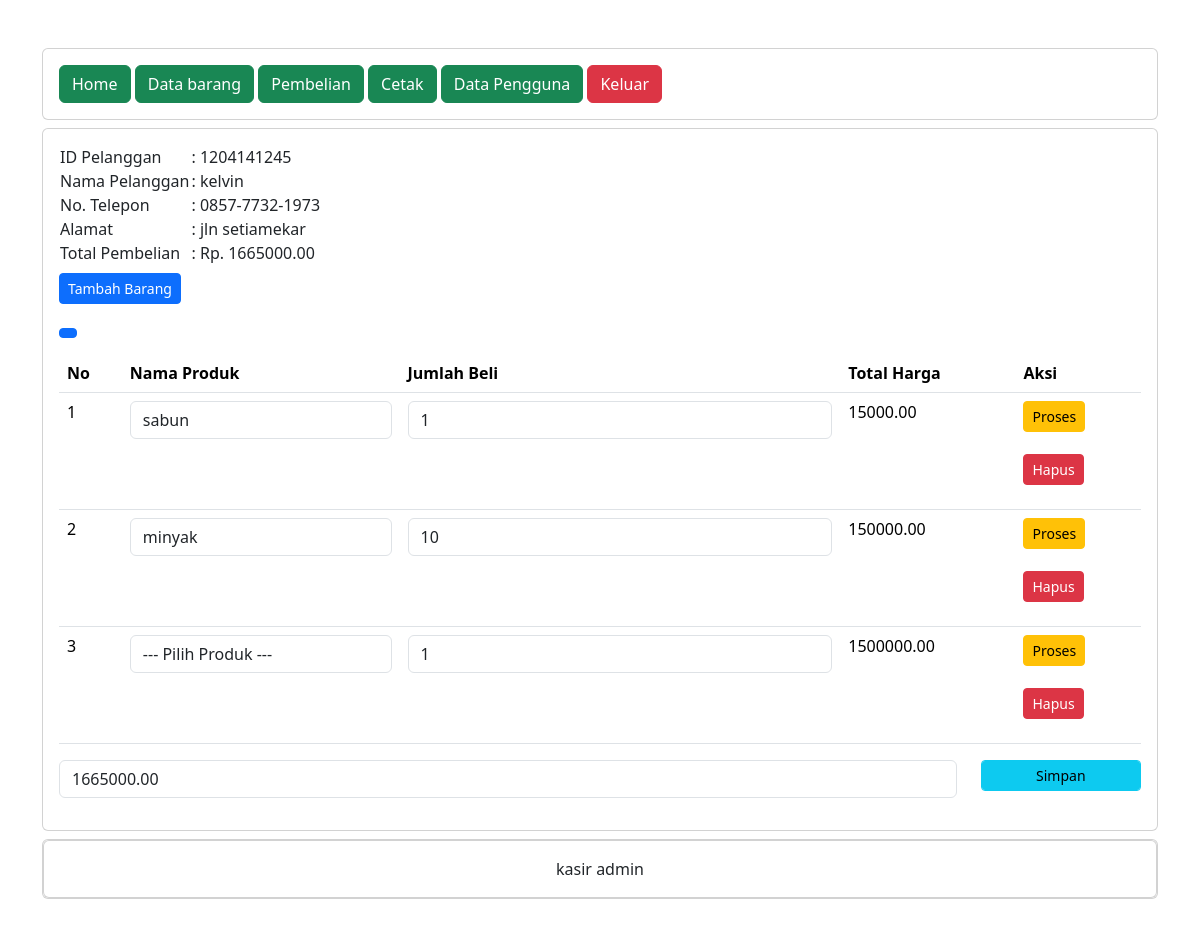
The app's page /administrator/detail_pembelian.php?PelangganID=1204141245 (signed in) with its own data.
### tables this page shows
CREATE TABLE `penjualan` (
  `PenjualanID` int(11) NOT NULL,
  `TanggalPenjualan` date NOT NULL,
  `TotalHarga` decimal(10,2) NOT NULL,
  `PelangganID` int(11) NOT NULL
);

CREATE TABLE `pelanggan` (
  `PelangganID` int(11) NOT NULL,
  `NamaPelanggan` varchar(255) NOT NULL,
  `Alamat` text NOT NULL,
  `NomorTelepon` varchar(15) NOT NULL
);

CREATE TABLE `detailpenjualan` (
  `DetailID` int(11) NOT NULL,
  `PenjualanID` int(11) NOT NULL,
  `ProdukID` int(11) NOT NULL,
  `JumlahProduk` int(11) NOT NULL,
  `SubTotal` decimal(10,2) NOT NULL
);

CREATE TABLE `produk` (
  `ProdukID` int(11) NOT NULL,
  `NamaProduk` varchar(255) NOT NULL,
  `Harga` decimal(10,2) NOT NULL,
  `Stok` int(11) NOT NULL
);

### administrator/detail_pembelian.php (the view, shortened to what this page needs)
<?php
include "header.php";
include "navbar.php";
?>
<div class="card mt-2">
    <div class="card-body">
        <?php
        include '../koneksi.php';
        $PelangganID = $_GET['PelangganID'];
        $data = mysqli_query($koneksi, "SELECT * FROM pelanggan INNER JOIN
penjualan ON pelanggan.PelangganID=penjualan.PelangganID");
        while ($d = mysqli_fetch_array($data)) {
            ?>
        <?php if ($d['PelangganID'] == $PelangganID) { ?>
        <table>
            <tr>
                <td>ID Pelanggan</td>
                <td>: <?php echo $d['PelangganID']; ?></td>
            </tr>
            <tr>
                <td>Nama Pelanggan</td>
                <td>: <?php echo $d['NamaPelanggan']; ?></td>
            </tr>
            <tr>
                <td>No. Telepon</td>
                <td>: <?php echo $d['NomorTelepon']; ?></td>
            </tr>
            <tr>
                <td>Alamat</td>
                <td>: <?php echo $d['Alamat']; ?></td>
            </tr>
            <tr>
                <td>Total Pembelian</td>
                <td>: Rp. <?php echo $d['TotalHarga']; ?></td>
            </tr>
        </table>
        <form method="post" action="tambah_detail_penjualan.php">
            <button type="submit" class="btn btn-primary btn-sm mt-2">
                Tambah Barang
            </button>
        </form>
        <form method="post" action=".php">
            <button type="text" action="cetak.php" class="btn btn-primary btn-sm mt-2"></button>
        </form>
        <table class="table">
            <thead>
                <tr>
                    <th>No</th>
                    <th>Nama Produk</th>
                    <th>Jumlah Beli</th>
                    <th>Total Harga</th>
                    <th>Aksi</th>
                </tr>
            </thead>
            <tbody>
                <?php
                        include '../koneksi.php';
                        $nos = 1;
                        $detailpenjualan = mysqli_query($koneksi, "SELECT * FROM
detailpenjualan");
                        while (
                            $d_detailpenjualan =
                            mysqli_fetch_array($detailpenjualan)
                        ) {
                            ?>
                <?php
                            if (
                                $d_detailpenjualan['PenjualanID'] ==
                                $d['PenjualanID']
                            ) { ?>
                <tr>
                    <td><?php echo $nos++; ?></td>
                    <td>
                        <form action="simpan_barang_beli.php" method="post">
                            <div class="form-group">
                                <select name="ProdukID" class="form-control" onchange="this.form.submit()">
                                    <option>--- Pilih Produk ---
                                    </option>
                                    <?php
                                                    include '../koneksi.php';
                                                    $produk =
                                                        mysqli_query($koneksi, "SELECT * FROM produk");
                                                    while (
                                                        $d_produk =
                                                        mysqli_fetch_array($produk)
                                                    ) {
                                                        ?>
                                    <option value="<?php echo
                                                            $d_produk['ProdukID']; ?>" <?php if ($d_produk['ProdukID'] == $d_detailpenjualan['ProdukID']) {
                                                             echo "selected";
                                                         }
                                                         ?>><?php echo $d_produk['NamaProduk']; ?></option>
                                    <?php } ?>
                                </select>
                            </div>
                        </form>
                    </td>
                    <td>
                        <form method="post" action="hitung_subtotal.php">
                            <div class="form-group">
                                <input type="number" name="JumlahProduk"
                                    value="<?php echo $d_detailpenjualan['JumlahProduk']; ?>" class="form-control">
                            </div>
                    </td>
                    <td><?php echo
                                        $d_detailpenjualan['SubTotal']; ?></td>
                    <td>
                        <button type="submit" class="btn btn-warning btn-sm">Proses</button>
                        <form method="post" action="hapus_detail_pembelian.php">
                            <br>
                            <button type="submit" class="btn btn-danger btn-sm">Hapus</button>
                        </form>
                    </td>
                </tr>
                <?php } else {
                                ?>
                <?php
                            }
                        }
                        ?>
            </tbody>
        </table>
        <form method="post" action="simpan_total_harga.php">
            <?php
                    include '../koneksi.php';
                    $detailpenjualan = mysqli_query($koneksi, "SELECT SUM(Subtotal) AS TotalHarga FROM detailpenjualan WHERE PenjualanID='$d[PenjualanID]'");
                    $row = mysqli_fetch_assoc($detailpenjualan);
                    $sum = $row['TotalHarga'];
                    ?>
            <div class="row">
                <div class="col-sm-10">
                    <div class="form-group">
                        <input type="text" class="form-control" name="TotalHarga" value="<?php echo $sum; ?>">
                    </div>
                </div>
                <div class="col-sm-2">
                    <div class="form-group">
                        <button class="btn btn-info btn-sm form-control" type="submit">Simpan</button>
                    </div>
                </div>
            </div>
        </form>
        <?php } else { ?>
        <?php
            }
        }
        ?>
    </div>
</div>
<?php
include "footer.php";
?>

### administrator/header.php (shortened to what this page needs)
<DOCTYPE html>
    <html>
        <head>
            <link
            href="https://cdn.jsdelivr.net/npm/bootstrap@5.3.2/dist/css/bootstrap.min.css"
            rel="stylesheet"
>
</head>
<body>
    <div class="container">
    <div class="content">

### administrator/navbar.php
<div class="card mt-5">
    <div class="card-body">
        <a href="index.php" class="btn btn-success">Home</a>
        <a href="data_barang.php" class="btn btn-success">Data barang</a>
        <a href="pembelian.php" class="btn btn-success">Pembelian</a>
        <a href="cetak.php" class="btn btn-success">Cetak</a>
        <a href="data_pengguna.php" class="btn btn-success">Data Pengguna</a>
        <a href="../logout.php" class="btn btn-danger">Keluar</a>
    </div>
</div>

### administrator/footer.php (shortened to what this page needs)
<div class="card mt-2 mb-5">
    <div class="card">
        <div class="card-body text-center">
            kasir  admin
        </div>
    </div>
</div>
</div>
</div>
</body>
</html>

### records on screen
penjualan: PelangganID "1204141245", PelangganID.NamaPelanggan "kelvin", PelangganID.NomorTelepon "0857-7732-1973", PelangganID.Alamat "jln setiamekar", TotalHarga "1665000.00"
detailpenjualan: ProdukID "sabun", JumlahProduk "1", SubTotal "15000.00"
detailpenjualan: ProdukID "minyak", JumlahProduk "10", SubTotal "150000.00"
detailpenjualan: JumlahProduk "1", SubTotal "1500000.00"
